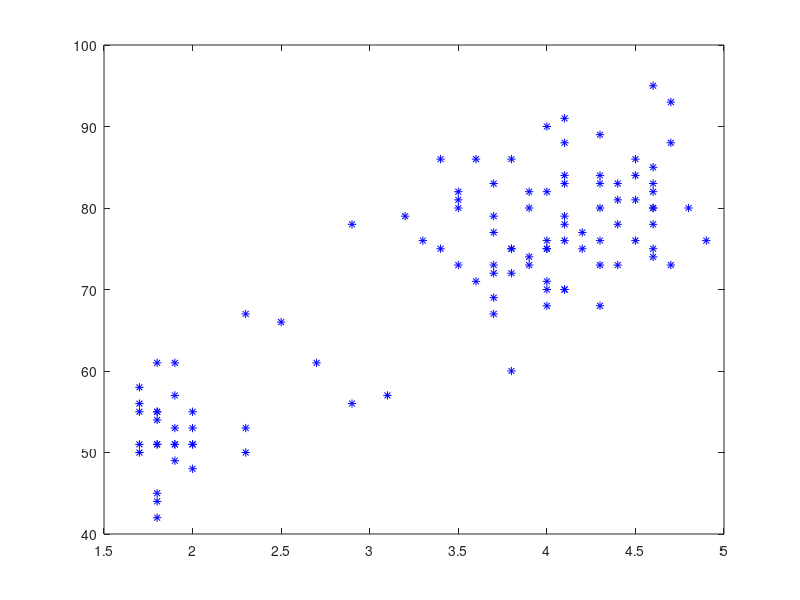

This figure's MATLAB source: (Note: this script raises an error after producing the figure.)
x = [4.4 3.9 4.0 4.0 3.5 4.1 2.3 4.7 1.7 4.9 1.7 4.6 3.4 4.3 1.7 3.9 3.7 3.1 4.0 1.8 ...
4.1 1.8 3.2 1.9 4.6 2.0 4.5 3.9 4.3 2.3 3.8 1.9 4.6 1.8 4.7 1.8 4.6 1.9 3.5 4.0 ...
3.7 3.7 4.3 3.6 3.8 3.8 3.8 2.5 4.5 4.1 3.7 3.8 3.4 4.0 2.3 4.4 4.1 4.3 3.3 2.0 ...
4.3 2.9 4.6 1.9 3.6 3.7 3.7 1.8 4.6 3.5 4.0 3.7 1.7 4.6 1.7 4.0 1.8 4.4 1.9 4.6 ...
2.9 3.5 2.0 4.3 1.8 4.1 1.8 4.7 4.2 3.9 4.3 1.8 4.5 2.0 4.2 4.4 4.1 4.1 4.0 4.1 ...
2.7 4.6 1.9 4.5 2.0 4.8 4.1]';

y = [78 74 68 76 80 84 50 93 55 76 58 74 75 80 56 80 69 57 90 42 91 51 79 53 82 51 76 ...
82 84 53 86 51 85 45 88 51 80 49 82 75 73 67 68 86 72 75 75 66 84 70 79 60 86 71 ...
67 81 76 83 76 55 73 56 83 57 71 72 77 55 75 73 70 83 50 95 51 82 54 83 51 80 78 ...
81 53 89 44 78 61 73 75 73 76 55 86 48 77 73 70 88 75 83 61 78 61 81 51 80 79]';

plot(x,y,'b*')

correlation=corr(x,y)

stats = regstats(y,x,'linear','all');
betahat = stats.tstat.beta              
se = stats.tstat.se                     
t = stats.tstat.t                       
s2 = stats.mse

residualer = stats.r;
figure
scatter(x,residualer,'filled')
title('Residualer')
histogram(residualer)